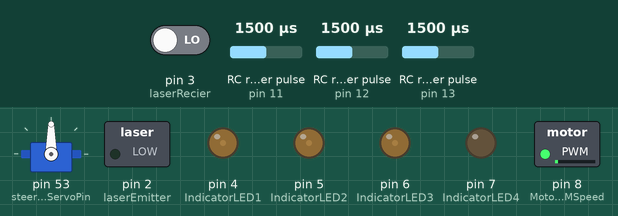
A sketch run on a simulated Arduino Mega 2560, built with avr-gcc and run on an emulated ATmega2560. Shown: servo, switched loads named in the sketch (green lamp = pin HIGH), output pins drawn as LEDs (lit = HIGH). Wiring (inferred from the names in the program): 3 × RC receiver channel: data pin 11 / data pin 12 / data pin 13. Inputs (shaded band) come from the test bench; at power-on: RC receiver pulse (sensors on pin 11, pin 12, pin 13) 1500 µs, pin 3 (laserRecier) LOW.

Above: at 1.2 s.
1.3 s: RC receiver pulse (sensor on pin 11) set to 1020 µs
At 2.5 s:
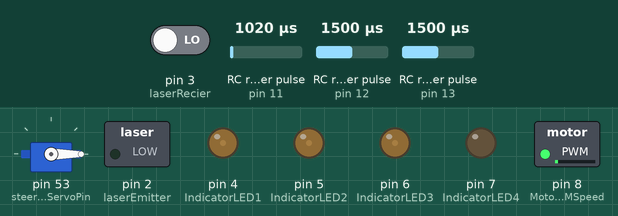
2.8 s: RC receiver pulse (sensor on pin 12) set to 1020 µs
At 4.0 s:
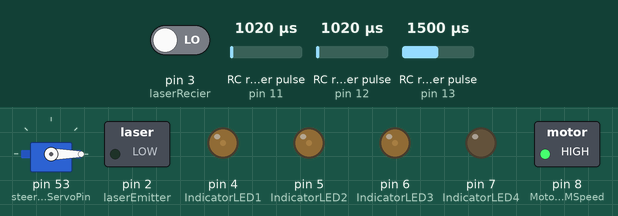
4.3 s: RC receiver pulse (sensor on pin 13) set to 1888 µs
5.8 s: RC receiver pulse (sensor on pin 13) set to 1907 µs
At 6.8 s:
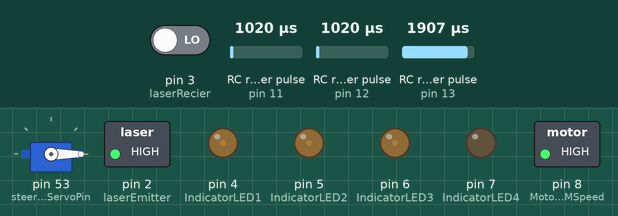
7.3 s: pin 3 (laserRecier) driven HIGH
At 8.3 s:
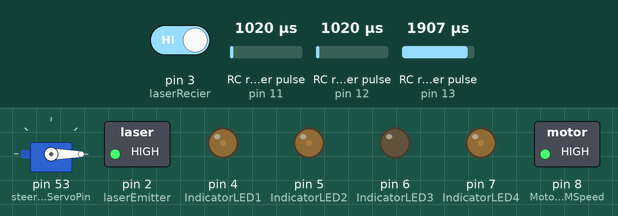
8.8 s: RC receiver pulse (sensor on pin 11) set to 1500 µs
At 10.1 s:
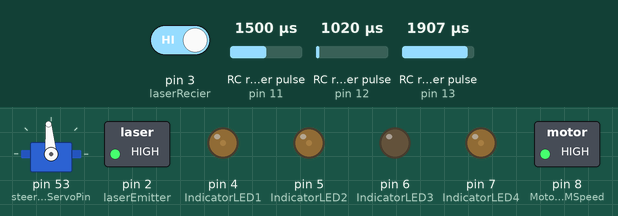
Timing chart, 0 to 11.3 s (numbered marks = the images above; inputs shaded):
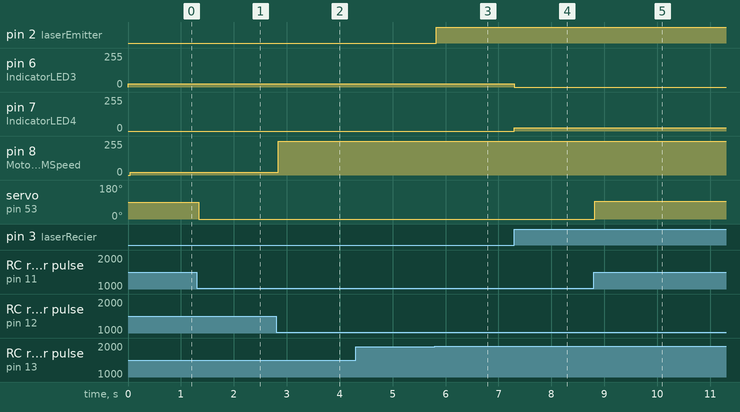

Measured:
- the behaviour switches between 1898 and 1899 µs on RC receiver pulse (sensor on pin 13) (found by bisection; images 2 and 3)
- after the input at 1.3 s, servo on pin 53 (steeringServoPin): 90° → 0° at once
- after the input at 2.8 s, pin 8 (MotorPWMSpeed): 19/255 → 255/255 at once
- after the input at 4.3 s, every drawn part: stays the same
- after the input at 5.8 s, pin 2 (laserEmitter): LOW → HIGH at once
- after the input at 7.3 s, pin 6 (IndicatorLED3): 25/255 → 0/255 at once; pin 7 (IndicatorLED4): 0/255 → 25/255 at once
- after the input at 8.8 s, servo on pin 53 (steeringServoPin): 0° → 95° at once

The sketch:

Main.ino
```cpp
#include <Servo.h>                //Import Servo Library

//Define Components & Pins
Servo steeringServo;              // Servo Object

#define steeringServoPin 53       // Pin of servo motor
#define laserEmitter 2            // Pin of Laser Emitter
#define laserRecier 3             // Pin of Laser Reciever

#define IndicatorLED1 4           // Pin of LED1
#define IndicatorLED2 5           // Pin of LED2
#define IndicatorLED3 6           // Pin of LED3
#define IndicatorLED4 7           // Pin of LED4

#define SteeringControl 11        // Steering Input Pin
#define ThrottleControl 12        // Throttle Input Pin
#define ControllerButton 13       // Button Input Pin

#define MotorPWMSpeed 8           // Pin of Motor PWM Output
#define MotorIn1 9                // Pin of Motor Output 1
#define MotorIn2 10               // Pin of Motor Output 2

//Hardware Values (Do not change these)
int hitReg = false;               // Toggle for hit detection
bool alive = false;               // Robot is alive
int oldSteer = 90;                // Steering value last loop


//Calibration Values (Feel free to change these)
int startSteeringPos = 90;        // Starting position for steering servo                     (Default: 90)
int steeringSensitivity = 12;     // How many degrees change needed before moving the servo   (Default: 6)
int minTurnAngle = 0;             // Minimum angle of steering                                (Default: 0)
int maxTurnAngle = 180;           // Maximum angle of steering                                (Default: 180)
int lives = 3;                    // Number of Lives at the start                             (Default: 3)
int ledBrightness = 25;           // Chages brightness of LEDS                                (Default: 25)
int debugMode = false;            // Enables or Disables Debug Mode                           (Default: false)


//Setup (Laser, LEDs, Servos, Controlls, Debug)
void setup() {
  //Laser Setup
  pinMode(laserEmitter, OUTPUT);            // Laser Emiter
  pinMode(laserRecier, INPUT);              // Laser Reciever

  //Steering Servo Setup
  steeringServo.attach(steeringServoPin);

  //LED Indicators
  pinMode(IndicatorLED1, OUTPUT);           //Led 1
  pinMode(IndicatorLED2, OUTPUT);           //Led 2
  pinMode(IndicatorLED3, OUTPUT);           //Led 3
  pinMode(IndicatorLED4, OUTPUT);           //Led 4

  //Startup Conditions
  steeringServo.write(startSteeringPos);    // Set steering to forwards
  led(IndicatorLED1, true);                 // Enables LED Indicator 1
  led(IndicatorLED2, true);                 // Enables LED Indicator 2
  led(IndicatorLED3, true);                 // Enables LED Indicator 3
  led(IndicatorLED4, false);                // Disables LED Indicator 4

  //Controller Inputs
  pinMode(SteeringControl, INPUT);          //Steering Input from Controller
  pinMode(ThrottleControl, INPUT);          //Throttle Input from Controller
  pinMode(ControllerButton, INPUT);         //Laser Button from Controller

  //Debug Output
  if (debugMode) {
    Serial.begin(9600);
  }
}


//Main logic loop (Lives, Controlls, Laser, Steering, Motor, LEDs)
void loop() {
  //Stops the robot from functioning if not alive
  if (lives > 0) {
    //Laser Control
    int button = pulseIn(ControllerButton, HIGH);                             //Gather usable data from button
    int laserButton = map(button, 900, 1900, LOW, HIGH);                      //Map data to LOW or HIGH
    digitalWrite(laserEmitter, laserButton);                                  //Turn the laser on or off based on button position

    //Throttle Control
    int throttle = pulseIn(ThrottleControl, HIGH);                            //Gather usable data from throttle pin
    int throttleAdj = map(map(throttle, 1125, 2000, 0, 25), 0, 25, 0, 255);   //Map throttle data to 0-255 in 25 intervals
    int throttleFWD = map(throttleAdj, 125, 255, 0, 255);                     //Seperate FWD throttle from Total Throttle and map to 0-255
    int throttleBKW = map(throttleAdj, 0, 110, 255, 0);                       //Seperate BKW throttle from Total Throttle and map to 0-255
    MotorControl(throttleAdj, throttleFWD, throttleBKW);                      //Set Motor to speed based on Total throttle and give the function the speeds for forwards & backwards

    //Steering Control
    int steering = pulseIn(SteeringControl, HIGH);                            //Gather usable data from steering pin
    int steeringAdj = trim((map(steering, 1340, 1600, 0, 180) - 16),180,0);   //Map steering data to 0-180 and then trim it down so that any higher or lower values are ignored
    int steeringDiff = oldSteer-steeringAdj;                                  //Set the diffreence in steering to saved steering value - current steering value

    //If the difference in steering is greater than the steering sensitivity or if it is at the min/max angles move the steering servo and update the saved steering value
    if (steeringDiff > (steeringSensitivity/2) || steeringDiff < -(steeringSensitivity/2) || steeringAdj == minTurnAngle || steeringAdj == maxTurnAngle || steeringAdj == startSteeringPos) {
      oldSteer = steeringAdj;                                                 //Set saved steering value to current steering value
      steeringServo.write(steeringAdj);                                       //Move servo to reflect change in steering
    }

    //Hit Detection
    if (digitalRead(laserRecier) == true && hitReg == false) {
      //Reciver started detecting a hit
      lives = lives - 1;                         //Remove 1 Life
      livesIndicator(lives);                     //Change LED's to Reflect Life Count
      hitReg = true;                             //Turn on the Being Hit Variable
      led(IndicatorLED4, true);                  //Disables LED Indicator 4
    }
    else if (digitalRead(laserRecier) == false && hitReg == true) {
      //Reciver has stopped being hit
      hitReg = false;                            //Turn off the being hit variable
      led(IndicatorLED4, false);                 //Disables LED Indicator 4
    }
  }
}


//Function to change LED's based on lives remaining after hit
void livesIndicator(int lives) {
  if (lives == 3) {
    //3 lives
    led(IndicatorLED1, true);             //Enables LED Indicator 1
    led(IndicatorLED2, true);             //Enables LED Indicator 2
    led(IndicatorLED3, true);             //Enables LED Indicator 3
    led(IndicatorLED4, false);            //Disables LED Indicator 4
    return;
  }
  else if (lives == 2) {
    //2 Lives
    led(IndicatorLED1, true);             //Enables LED Indicator 1
    led(IndicatorLED2, true);             //Enables LED Indicator 2
    led(IndicatorLED3, false);            //Disables LED Indicator 3
    led(IndicatorLED4, false);            //Disables LED Indicator 4
    return;
  }
  else if (lives == 1) {
    //1 Life
    led(IndicatorLED1, true);             //Enables LED Indicator 1
    led(IndicatorLED2, false);            //Disables LED Indicator 2
    led(IndicatorLED3, false);            //Disables LED Indicator 3
    led(IndicatorLED4, false);            //Disables LED Indicator 4
    return;
  }
  else if (lives < 1) {
    //Robot is Dead
    led(IndicatorLED1, false);            //Disables LED Indicator 1
    led(IndicatorLED2, false);            //Disables LED Indicator 2
    led(IndicatorLED3, false);            //Disables LED Indicator 3
    led(IndicatorLED4, true);             //Enables LED Indicator 4
    digitalWrite(laserEmitter, LOW);      //Disables Laser Emitter
    MotorControl(0, 0, 0);                //Disables the motor
    return;
  }
}


//Function to Turn LED on & off with custom brightness
void led(int pin, bool enabledDisabled) {
  if (enabledDisabled) {
    //Turn on LED with custom brightness
    analogWrite(pin, ledBrightness);
    return;
  }
  else {
    //Turn off LED
    digitalWrite(pin, LOW);
    return;
  }
}


void MotorControl(int speed, int throttleForwards, int throttleBackwards) {
  if (speed > 125) {
    //Forward
    digitalWrite(MotorIn1, HIGH);                   //Set Motor to forwards
    digitalWrite(MotorIn2, LOW);
    analogWrite(MotorPWMSpeed, throttleForwards);   //Set Motor to forwards calabrated throttle speed
    return;
  }
  else if (speed < 110) {
    //Backward
    digitalWrite(MotorIn1, LOW);                    //Set Motor to backwards
    digitalWrite(MotorIn2, HIGH);
    analogWrite(MotorPWMSpeed, throttleBackwards);  //Set Motor to backwards calabrated throttle speed
    return;
  }
  else {
    //Stopped
    digitalWrite(MotorIn1, LOW);    //Turn off Motor
    digitalWrite(MotorIn2, LOW);
    return;
  }
}


//Trim int to inside max & min values
int trim(int value, int maxValue, int minValue) {
  if (value > maxValue) {
    return maxValue;
  }
  else if (value < minValue) {
    return minValue;
  }
  return value;
}
```
